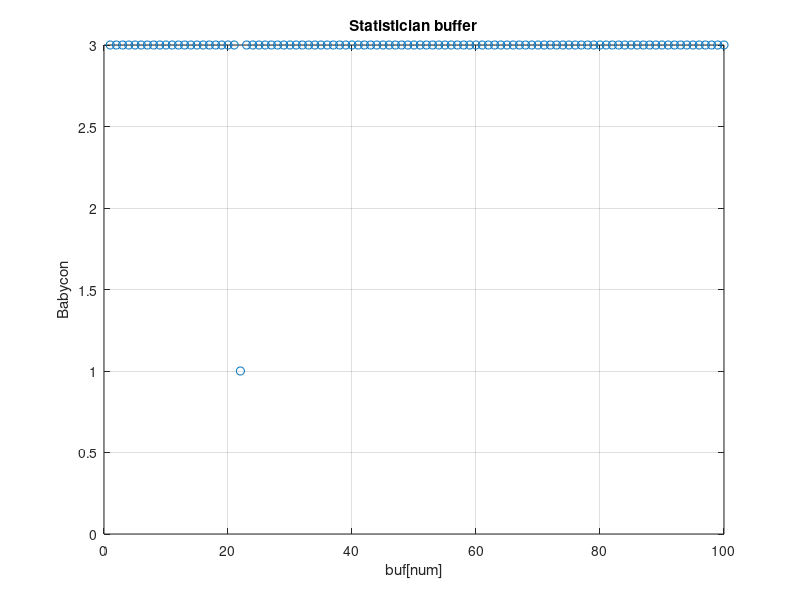
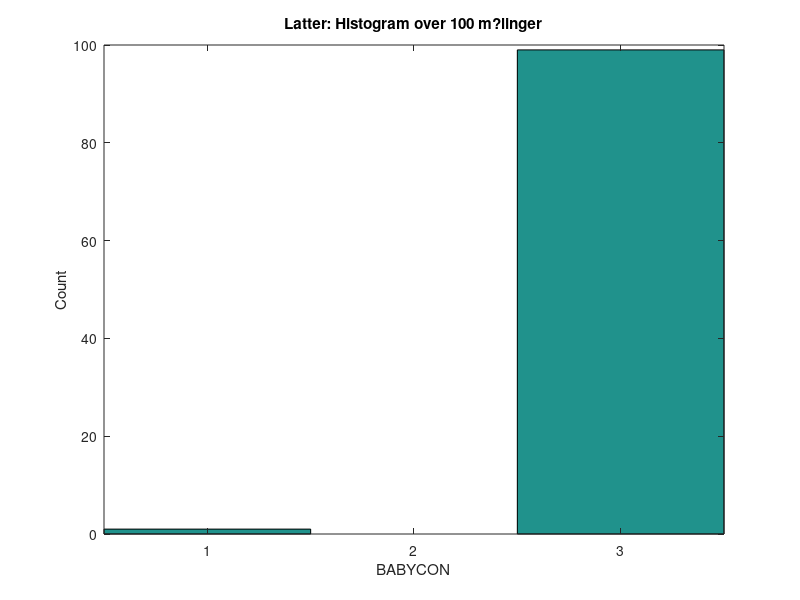

Reproduce these figures in MATLAB, in order.
clc, clear, close all
%**** HISTOGRAM PLOTTER *****************************************
load Latter2.dat;
x = Latter2;
N = length(x);

%**** Plot sample ***********************************************
figure(1)
plot(x,'o')
xlabel('buf[num]')
ylabel('Babycon')
title('Statistician buffer')
grid on
axis([0 N 0 3])

%**** Plot histogram ********************************************
edges = [1 2 3];
figure(2), hist(x, edges)
xlabel('BABYCON')
ylabel('Count')
title('Latter: Histogram over 100 m?linger')